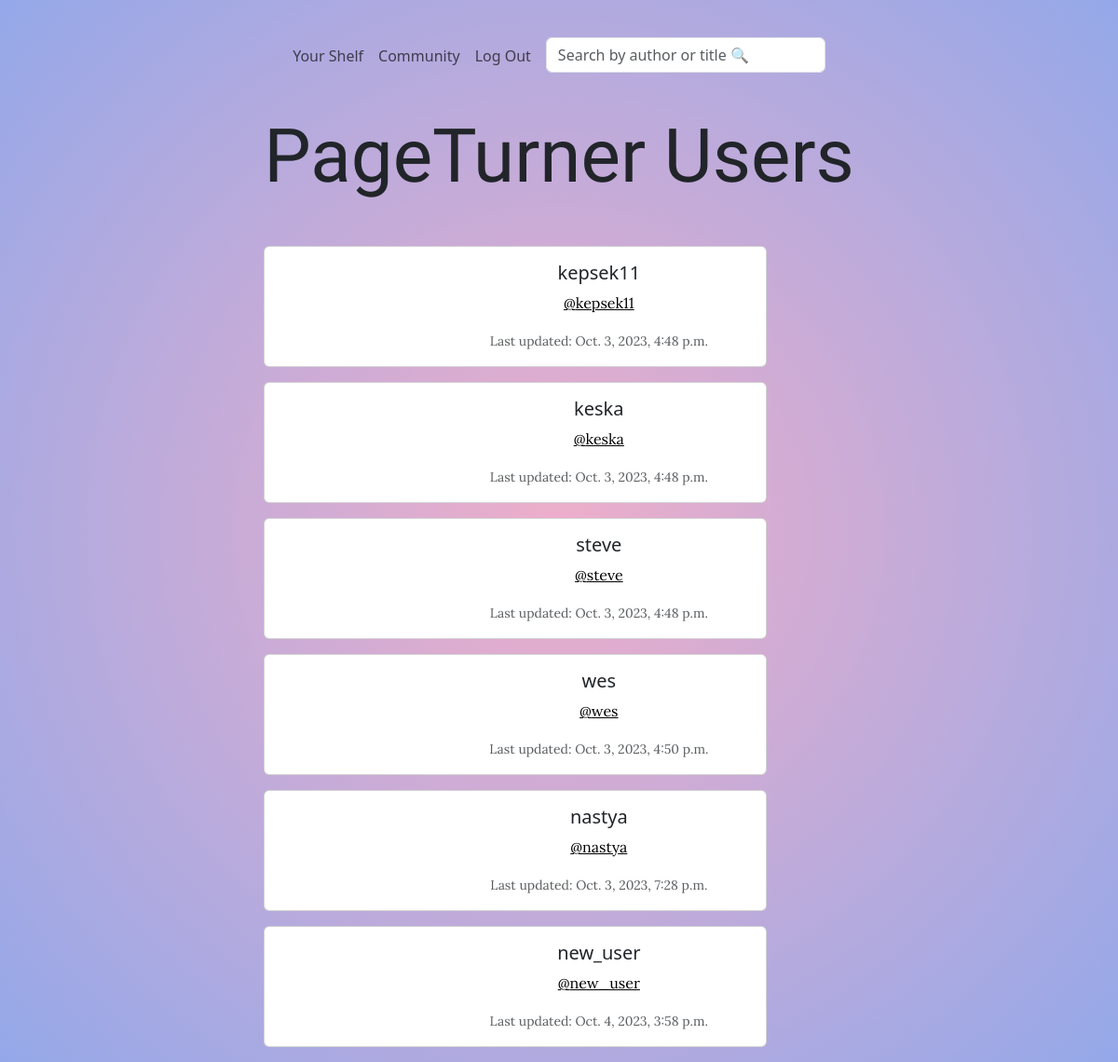
Page /members/profile_list (signed in) on the earlier database version.
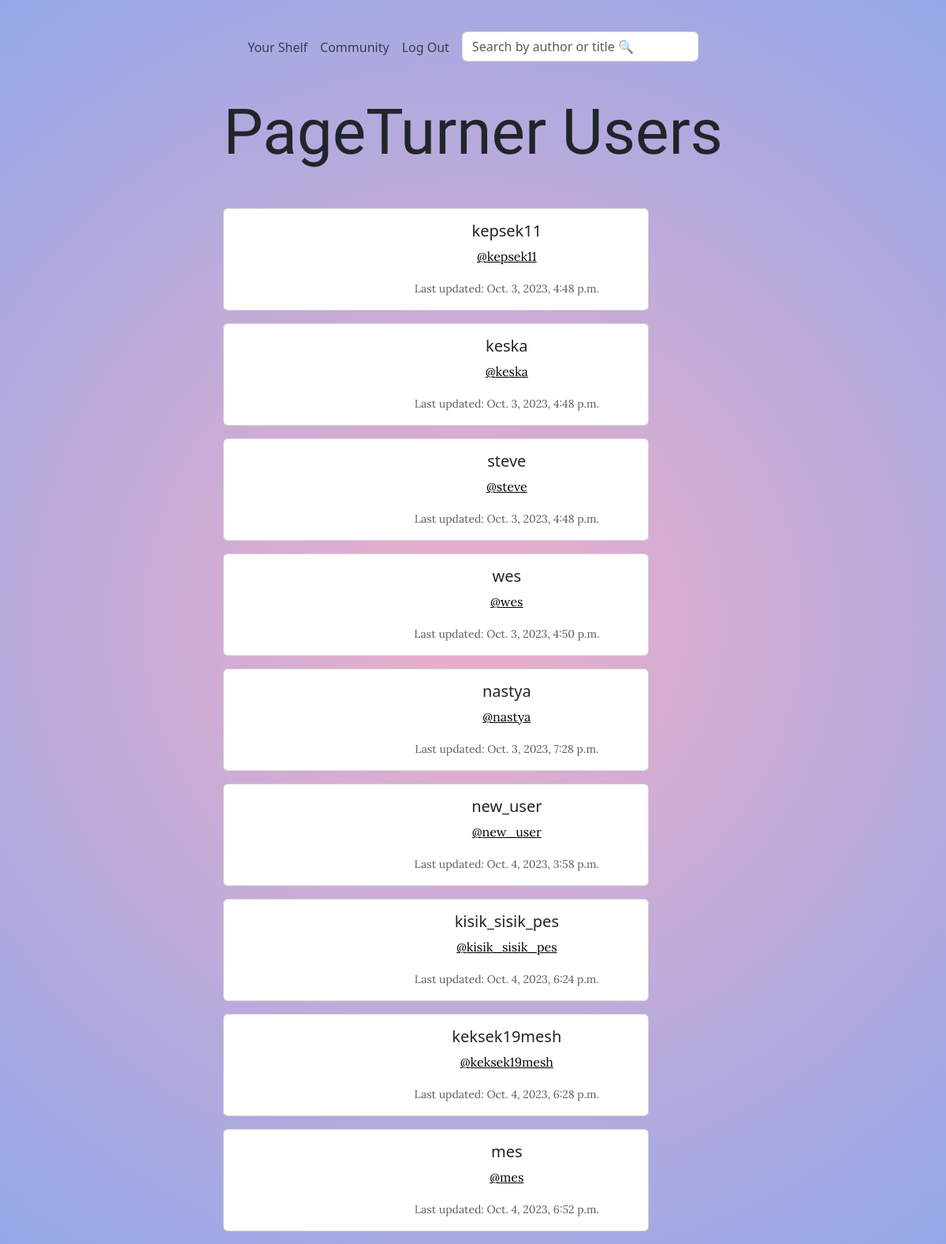
Same page on the later database version.
### members/models.py (models this page shows, shortened)
class Profile(models.Model):
    user = models.OneToOneField(User, on_delete=models.CASCADE)
    follows = models.ManyToManyField("self",
                                     related_name="followed_by",
                                     symmetrical=False,
                                     blank=True)
    date_modified = models.DateTimeField(User, auto_now=True)
    profile_image = models.ImageField(null=True, blank=True, upload_to="images")

### members/views.py (the view)
# urls.py: path('profile_list', views.profile_list, name='profile_list'),
def profile_list(request):
    if request.user.is_authenticated:
        profiles = Profile.objects.exclude(user=request.user)
        for profile in profiles:
            profile.avatar_svg = generate_avatar_list(profile.user.username)
        return render(request, "profiles/profile_list.html", {"profiles": profiles})
    else:
        messages.success(request, "You must be logged in to view this page.")
        return redirect('welcome_page')

### members/views.py (called while the page is built)
def generate_avatar_list(name, size=100, variant="beam", colors=None, title=False, square=False):
    if colors is None:
        colors = ["92A1C6", "146A7C", "F0AB3D", "C271B4", "C20D90"]
    avatar_svg = avatar(name, variant=variant, colors=colors, title=title, size=size, square=square)
    return avatar_svg

### members/templates/profiles/profile_list.html (shortened to what this page needs)
{% extends "base.html" %}
{% block content %}
<div class="container-xxl d-flex justify-content-center align-items-center">
    <div class="text-center">
        <h1 class="mb-5">PageTurner Users</h1>
        {% if profiles %}
        {% for profile in profiles %}
        <div class="card mb-3" style="max-width: 540px;">
            <div class="row g-0">
                <div class="col-md-4 profile-image d-flex align-items-center justify-content-center">
                </div>
                <div class="col-md-8">
                    <div class="card-body">
                        <h5 class="card-title">{{ profile.user.username }}</h5>
                        <p class="card-text"><a href="{% url 'profile' profile.user.id%}">@{{ profile.user.username|lower }}</a></p>
                        <p class="card-text"><small class="text-body-secondary">Last updated: {{ profile.date_modified }}</small></p>
                    </div>
                </div>
            </div>
        </div>
        {% endfor %}
        {% endif %}
        {% endblock %}

Differences in the rows shown:
added Profile: user.username "kisik_sisik_pes", date_modified "Oct. 4, 2023, 6:24 p.m."
added Profile: user.username "keksek19mesh", date_modified "Oct. 4, 2023, 6:28 p.m."
added Profile: user.username "mes", date_modified "Oct. 4, 2023, 6:52 p.m."
